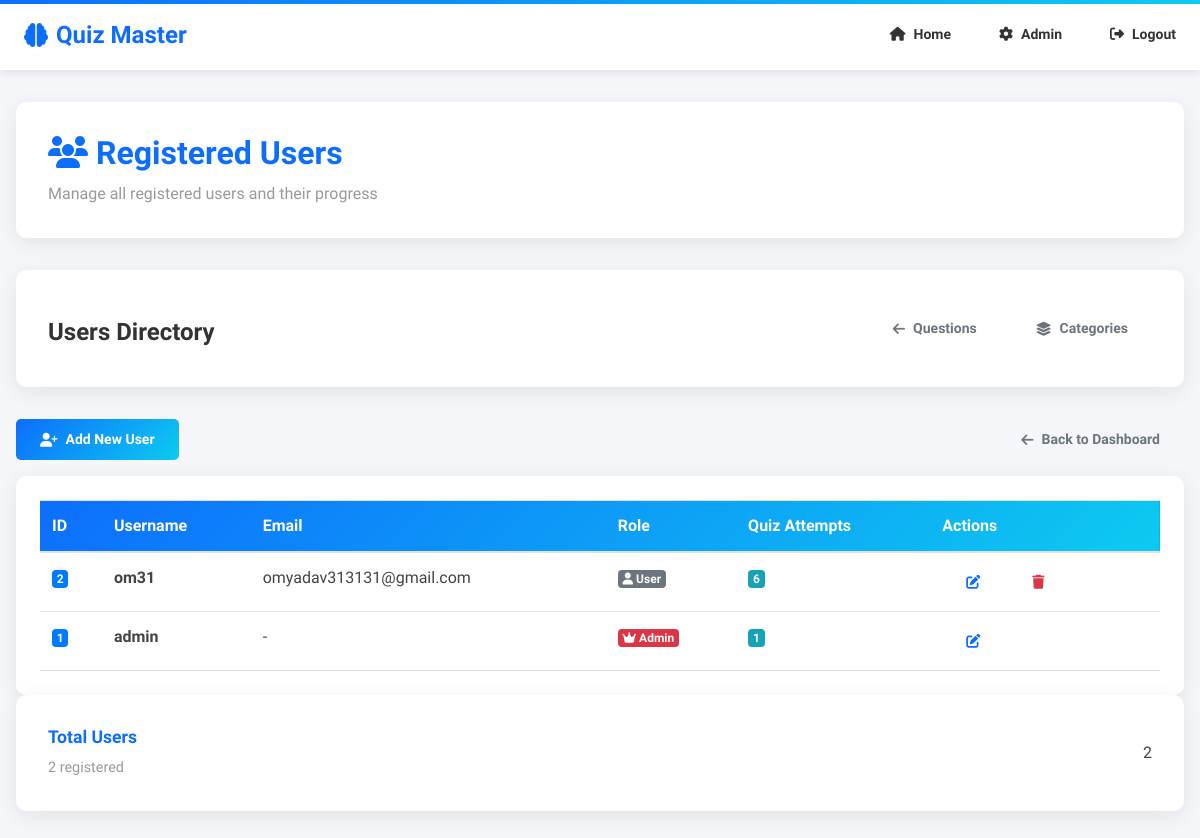
Before: /admin/users (signed in) with the older database file.
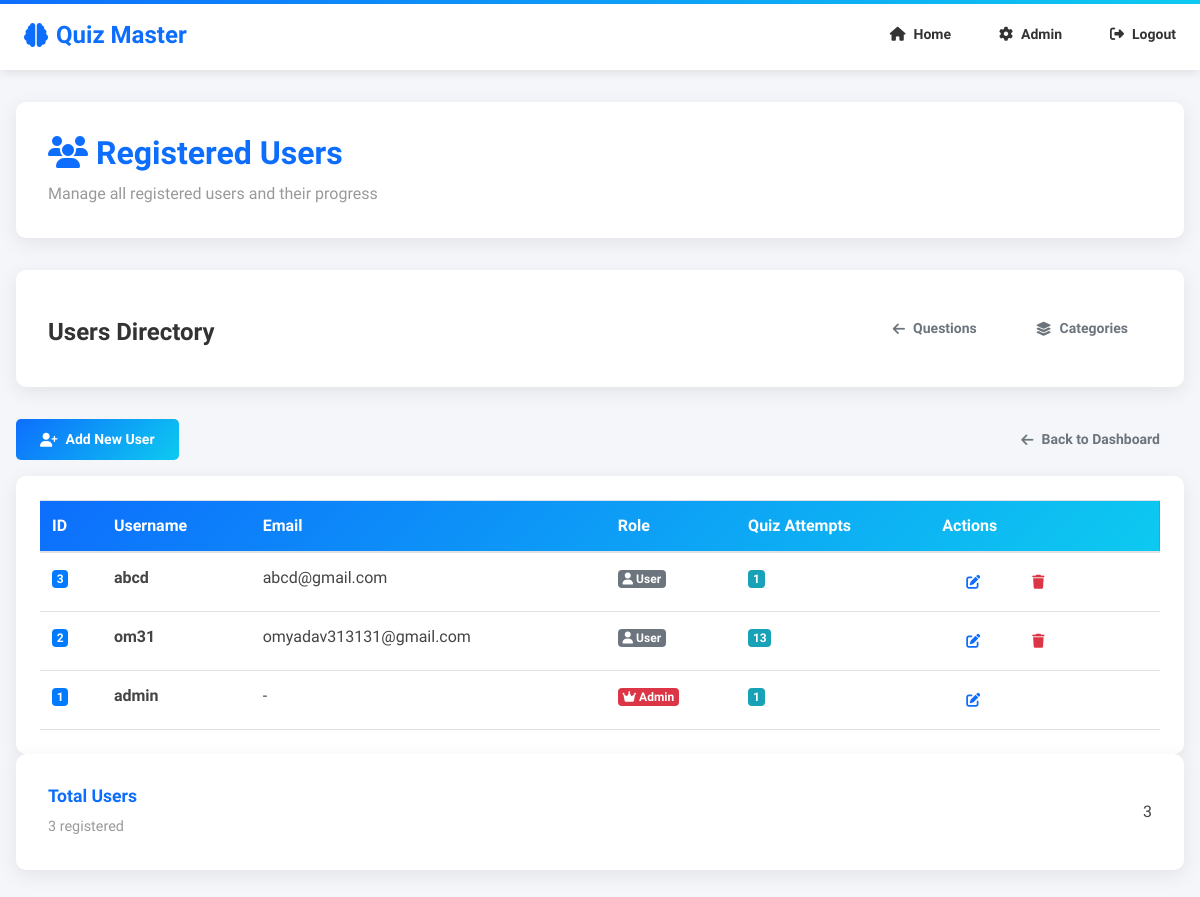
After: the same page with the newer database file.
### app/models.py (models this page shows, shortened)
class User(UserMixin, db.Model):
    id = db.Column(db.Integer, primary_key=True)
    username = db.Column(db.String(80), unique=True, nullable=False)
    email = db.Column(db.String(120), unique=True, nullable=True)
    password_hash = db.Column(db.String(128), nullable=False)
    role = db.Column(db.String(20), default=Role.USER)
    attempts = db.relationship('Attempt', backref='user', lazy=True)
    def is_admin(self):
        return self.role == Role.ADMIN

### app/admin/routes.py (the view)
@admin_bp.route('/users')
@login_required
@admin_required
def users():
    all_users = User.query.order_by(User.id.desc()).all()
    return render_template('admin/users.html', users=all_users)

### app/admin/routes.py (called while the page is built)
def admin_required(f):
    from functools import wraps
    @wraps(f)
    def wrapper(*args, **kwargs):
        if not current_user.is_authenticated or not current_user.is_admin():
            flash('Admin access required', 'danger')
            return redirect(url_for('auth.login'))
        return f(*args, **kwargs)
    return wrapper

### app/models.py (called while the page is built)
@login_manager.user_loader
def load_user(user_id):
    return User.query.get(int(user_id))

### app/templates/admin/users.html
{% extends 'base.html' %}
{% block content %}
<div class="admin-container">
  <div class="admin-wrapper">
    <div class="admin-header">
      <h1><i class="fas fa-users"></i> Registered Users</h1>
      <p>Manage all registered users and their progress</p>
    </div>
    <div class="admin-header">
      <div class="d-flex justify-content-between align-items-center flex-wrap gap-2">
        <h2>Users Directory</h2>
        <div class="btn-group">
          <a class="btn btn-outline-secondary" href="{{ url_for('admin.index') }}" title="Back to Questions">
            <i class="fas fa-arrow-left"></i> Questions
          </a>
          <a class="btn btn-outline-secondary" href="{{ url_for('admin.categories') }}" title="View Categories">
            <i class="fas fa-layer-group"></i> Categories
          </a>
        </div>
      </div>
    </div>
    <div class="table-actions mb-3 d-flex justify-content-between align-items-center">
      <div>
        <a class="btn btn-primary" href="{{ url_for('admin.new_user') }}">
          <i class="fas fa-user-plus"></i> Add New User
        </a>
      </div>
      <div>
        <a class="btn btn-outline-secondary" href="{{ url_for('admin.index') }}"><i class="fas fa-arrow-left"></i> Back to Dashboard</a>
      </div>
    </div>
    <div class="table-responsive">
      <table class="table table-hover">
        <thead>
          <tr>
            <th>ID</th>
            <th>Username</th>
            <th>Email</th>
            <th>Role</th>
            <th>Quiz Attempts</th>
            <th>Actions</th>
          </tr>
        </thead>
        <tbody>
          {% if users %}
            {% for user in users %}
            <tr>
              <td><span class="badge badge-primary">{{ user.id }}</span></td>
              <td><strong>{{ user.username }}</strong></td>
              <td>{{ user.email or '-' }}</td>
              <td>
                {% if user.is_admin() %}
                  <span class="badge badge-danger"><i class="fas fa-crown"></i> Admin</span>
                {% else %}
                  <span class="badge badge-secondary"><i class="fas fa-user"></i> User</span>
                {% endif %}
              </td>
              <td><span class="badge badge-info">{{ user.attempts|length }}</span></td>
              <td>
                <a href="{{ url_for('admin.edit_user', user_id=user.id) }}" class="btn btn-sm btn-outline-primary" title="Edit">
                  <i class="fas fa-edit"></i>
                </a>
                {% if user.id != current_user.id %}
                <form action="{{ url_for('admin.delete_user', user_id=user.id) }}" method="post" class="d-inline-block" onsubmit="return confirm('Delete this user?')">
                  <button class="btn btn-sm btn-outline-danger" type="submit" title="Delete"><i class="fas fa-trash"></i></button>
                </form>
                {% endif %}
              </td>
            </tr>
            {% endfor %}
          {% else %}
            <tr>
              <td colspan="6" class="text-center text-muted py-4">
                <i class="fas fa-user-slash"></i> No users registered yet
              </td>
            </tr>
          {% endif %}
        </tbody>
      </table>
    </div>
    <div class="admin-header">
      <div class="d-flex justify-content-between align-items-center">
        <div>
          <h3 class="admin-stat-title">Total Users</h3>
          <p class="admin-stat-subtitle">{{ users|length }} registered</p>
        </div>
        <div class="count">{{ users|length }}</div>
      </div>
    </div>
  </div>
</div>
{% endblock %}

### app/templates/base.html (shortened to what this page needs)
<!doctype html>
<html lang="en">
    <head>
        <link rel="stylesheet" href="https://maxcdn.bootstrapcdn.com/bootstrap/4.0.0/css/bootstrap.min.css">
        <link rel="stylesheet" href="https://cdnjs.cloudflare.com/ajax/libs/font-awesome/6.0.0/css/all.min.css">
        <link rel="stylesheet" href="{{ url_for('static', filename='css/professional.css') }}">
    </head>
    <body>
    <nav>
        <div class="nav-brand">
            <i class="fas fa-brain"></i> Quiz Master
        </div>
        <div class="nav-links">
            <a href="{{ url_for('home') }}"><i class="fas fa-home"></i> Home</a>
            {%- if not current_user.is_authenticated -%}
            <a href="{{ url_for('auth.login') }}"><i class="fas fa-sign-in-alt"></i> Login</a>
            <a href="{{ url_for('auth.register') }}"><i class="fas fa-user-plus"></i> Register</a>
            {%- else -%}
                {%- if current_user.is_admin() -%}
                <a href="{{ url_for('admin.index') }}"><i class="fas fa-cog"></i> Admin</a>
                {%- else -%}
                <a href="{{ url_for('quiz.select') }}"><i class="fas fa-play-circle"></i> Quiz</a>
                {%- endif -%}
            <a href="{{ url_for('auth.logout') }}"><i class="fas fa-sign-out-alt"></i> Logout</a>
            {%- endif -%}
        </div>
    </nav>
    {% block content %}{% endblock %}
    </body>
</html>

### app/static/css/professional.css (style rules this page uses)
:root { --primary-color: #0d6efd; --secondary-color: #6c757d; --success-color: #198754; --danger-color: #dc3545; --warning-color: #ffc107; --light-color: #f8f9fa; --dark-color: #212529; }
* { margin: 0; padding: 0; box-sizing: border-box; }
body { font-family: 'Raleway', 'Segoe UI', sans-serif; background-color: #f4f6f9; color: #444; line-height: 1.6; }
nav { background: #fff; box-shadow: 0 2px 10px rgba(0, 0, 0, 0.1); padding: 0 !important; position: sticky; top: 0; z-index: 100; display: flex !important; justify-content: space-between !important; align-items: center !important; }
nav::before { content: ''; position: absolute; top: 0; left: 0; right: 0; height: 4px; background: linear-gradient(to right, #0d6efd, #0dcaf0); }
.nav-brand { font-size: 24px; font-weight: 700; color: #0d6efd; display: flex; align-items: center; gap: 0.5rem; margin: 0 !important; padding: 1rem 1.5rem !important; }
.nav-links { list-style: none !important; display: flex !important; gap: 0 !important; margin: 0 !important; padding: 0 !important; }
.nav-links { display: flex !important; gap: 0 !important; margin: 0 !important; padding: 0 !important; }
.nav-links a { display: flex; align-items: center; gap: 0.5rem; padding: 1rem 1.5rem !important; text-decoration: none !important; color: #333 !important; font-weight: 600; font-size: 14px; transition: all 0.3s ease; border-bottom: 3px solid transparent; }
.btn { padding: 10px 24px !important; border-radius: 5px !important; font-weight: 600 !important; border: none !important; transition: all 0.3s ease !important; font-size: 14px; display: inline-flex; align-items: center; gap: 0.5rem; }
.btn-primary { background: linear-gradient(135deg, #0d6efd, #0dcaf0) !important; color: white !important; }
.btn-outline-primary { color: #0d6efd !important; border-color: #0d6efd !important; background: transparent !important; transition: all 0.3s ease; }
.admin-container { min-height: calc(100vh - 70px); background-color: #f4f6f9; padding: 2rem 1rem; display: flex; align-items: flex-start; justify-content: center; }
.admin-wrapper { width: 100%; max-width: 1200px; }
.admin-header { background: white; border-radius: 10px; padding: 2rem; margin-bottom: 2rem; box-shadow: 0 5px 20px rgba(0, 0, 0, 0.08); }
.admin-header h1 { color: #0d6efd; font-size: 2rem; font-weight: 700; margin: 0; }
.admin-header p { color: #999; margin: 0.5rem 0 0 0; }
.table-responsive { background: white; border-radius: 10px; box-shadow: 0 5px 20px rgba(0, 0, 0, 0.08); padding: 1.5rem; }
.table { margin-bottom: 0 !important; }
.table thead { background: linear-gradient(135deg, #0d6efd, #0dcaf0); color: white; }
.table tbody tr { border-bottom: 1px solid #e0e0e0; transition: all 0.3s ease; }
.admin-header h2 { color: #333; font-size: 1.5rem; font-weight: 700; margin: 1rem 0 0.5rem 0; }
.btn-group { display: flex; flex-wrap: wrap; gap: 0.75rem; }
.gap-2 { gap: 1rem; }
.admin-stat-title { margin: 0; color: #0d6efd; font-size: 1.1rem; font-weight: 600; }
.admin-stat-subtitle { margin: 0.5rem 0 0 0; color: #999; font-size: 0.9rem; }

Changed rows visible on the page:
added User: id "3", username "abcd", email "abcd@gmail.com", role "user" (drawn), attempts|length "1"
computed for User "om31": attempts|length "6" → "13"
Other visible differences:
{{ users|length }}: "2" → "3"
